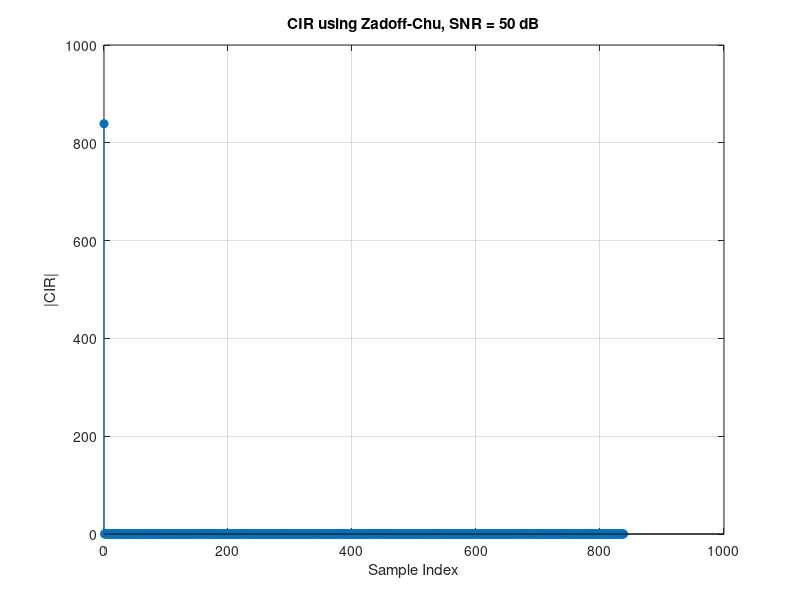

The MATLAB source for this figure:
% Zadoff-Chu Correlation Example
% Author: Abhishek 
% This code simulates how frequency-domain correlation can estimate the CIR

% Parameters
N_ZC = 839;          % Zadoff-Chu sequence length
u = 25;              % Root index; must be coprime with N_ZC
delay_samples = 0;   % Artificial channel delay
SNR_dB = 50;         % Signal-to-noise ratio in dB

% Step 1: Generate Zadoff-Chu sequence
n = 0:N_ZC-1;
zc_seq = exp(-1j * pi * u * n .* (n + 1) / N_ZC);

% Step 2: Create transmitted signal
tx = zc_seq;

% Step 3: Create received signal with delay and AWGN
rx = [zeros(1, delay_samples), tx];    % Add delay
rx = rx(1:N_ZC);                       % Truncate to original length
rx = rx + 10^(-SNR_dB/20)*(randn(1,N_ZC) + 1j*randn(1,N_ZC)); % Add noise

% Step 4: Frequency-domain correlation
TX = fft(tx);
RX = fft(rx);
corr_freq = RX .* conj(TX);
cir = ifft(corr_freq);  % Inverse FFT gives CIR (time-domain)

% Step 5: Plot
stem(0:N_ZC-1, abs(cir), 'filled');
xlabel('Sample Index'); ylabel('|CIR|');
title(['CIR using Zadoff-Chu, SNR = ', num2str(SNR_dB), ' dB']);
grid on;
